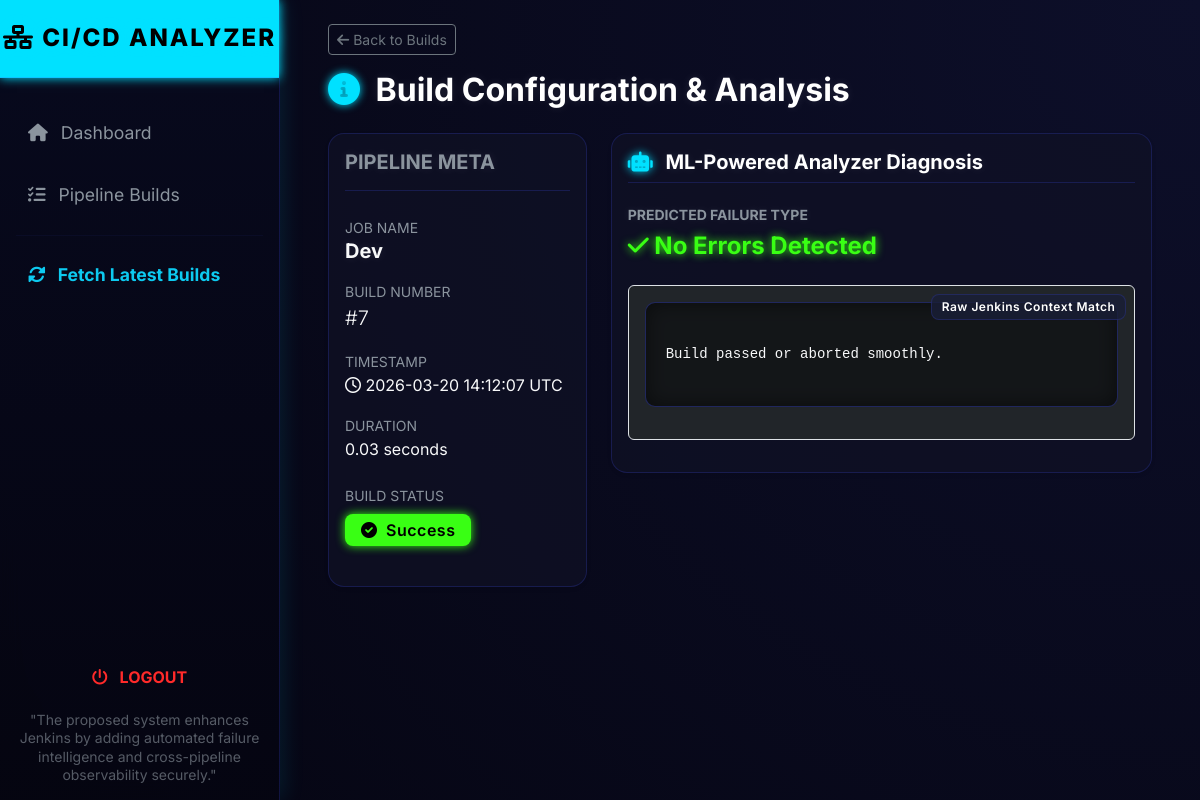
/build/1 (signed in), run on the app's committed database.
### database.py (models this page shows, shortened)
class PipelineJob(db.Model):
    __tablename__ = 'pipeline_jobs'
    id = db.Column(db.Integer, primary_key=True)
    name = db.Column(db.String(150), unique=True, nullable=False)
    jenkins_url = db.Column(db.String(300), nullable=False)
    builds = db.relationship('PipelineBuild', backref='job', lazy=True, cascade="all, delete-orphan")

class PipelineBuild(db.Model):
    __tablename__ = 'pipeline_builds'
    id = db.Column(db.Integer, primary_key=True)
    job_id = db.Column(db.Integer, db.ForeignKey('pipeline_jobs.id'), nullable=False)
    build_number = db.Column(db.Integer, nullable=False)
    status = db.Column(db.String(50), nullable=False) # SUCCESS, FAILURE, ABORTED
    timestamp = db.Column(db.DateTime, default=datetime.utcnow)
    duration_ms = db.Column(db.Integer, default=0)
    log_snippet = db.Column(db.Text, nullable=True)
    failure_type = db.Column(db.String(100), default='None')
    failure_details = db.Column(db.Text, nullable=True)
    root_cause_title = db.Column(db.String(250), nullable=True)
    explanation = db.Column(db.Text, nullable=True)
    __table_args__ = (
        db.UniqueConstraint('job_id', 'build_number', name='_job_build_uc'),
    )

### app.py (the view)
@app.route('/build/<int:build_id>')
@login_required
def build_details(build_id):
    build = PipelineBuild.query.get_or_404(build_id)
    return render_template('build_details.html', build=build)

### app.py (called while the page is built)
@login_manager.user_loader
def load_user(user_id):
    return User.query.get(int(user_id))

### templates/build_details.html (shortened to what this page needs)
{% extends 'base.html' %}
{% block content %}
<div class="mb-4">
    <a href="{{ url_for('builds_list') }}" class="btn btn-sm btn-outline-secondary mb-3"><i class="fas fa-arrow-left"></i> Back to Builds</a>
    <h2 class="fw-bold"><i class="fas fa-info-circle text-primary me-2"></i> Build Configuration & Analysis</h2>
</div>
<div class="row g-4">
    <div class="col-lg-4">
        <div class="card border-0 shadow-sm bg-secondary-dark mb-4 h-100">
            <div class="card-body">
                <h5 class="card-title text-uppercase text-muted border-bottom border-secondary pb-3 mb-4">Pipeline Meta</h5>
                <div class="mb-3">
                    <span class="text-muted small text-uppercase">Job Name</span>
                    <h5 class="mb-0 text-light fw-bold">{{ build.job.name }}</h5>
                </div>
                <div class="mb-3">
                    <span class="text-muted small text-uppercase">Build Number</span>
                    <p class="mb-0 lead text-light">#{{ build.build_number }}</p>
                </div>
                <div class="mb-3">
                    <span class="text-muted small text-uppercase">Timestamp</span>
                    <p class="mb-0 text-light"><i class="far fa-clock"></i> {{ build.timestamp.strftime('%Y-%m-%d %H:%M:%S UTC') }}</p>
                </div>
                <div class="mb-4">
                    <span class="text-muted small text-uppercase">Duration</span>
                    <p class="mb-0 text-light">{{ "%.2f"|format(build.duration_ms / 1000) }} seconds</p>
                </div>
                <div>
                    <span class="text-muted small text-uppercase d-block mb-2">Build Status</span>
                    {% if build.status == 'SUCCESS' %}
                    <span class="badge bg-success fs-6 px-3 py-2"><i class="fas fa-check-circle me-1"></i> Success</span>
                    {% elif build.status == 'FAILURE' %}
                    <span class="badge bg-danger fs-6 px-3 py-2"><i class="fas fa-times-circle me-1"></i> Failure</span>
                    {% else %}
                    <span class="badge bg-warning text-dark fs-6 px-3 py-2"><i class="fas fa-minus-circle me-1"></i> Aborted</span>
                    {% endif %}
                </div>
            </div>
        </div>
    </div>
    <div class="col-lg-8">
        <div class="card border-0 shadow-sm bg-secondary-dark mb-4 {% if build.status == 'FAILURE' %}border-start border-danger border-4{% else %}border-start border-success border-4{% endif %}">
            <div class="card-body">
                <h5 class="card-title mb-4 border-bottom border-secondary pb-2 text-white">
                    <i class="fas fa-robot text-primary me-2"></i> ML-Powered Analyzer Diagnosis
                </h5>
                <h6 class="text-muted text-uppercase small mb-2">Predicted Failure Type</h6>
                <div class="mb-4">
                    {% if build.failure_type != 'None' %}
                    <h3 class="fw-bold text-danger">{{ build.failure_type }}</h3>
                    {% else %}
                    <h4 class="fw-bold text-success"><i class="fas fa-check"></i> No Errors Detected</h4>
                    {% endif %}
                </div>
                <div class="border rounded bg-dark p-3 mb-3 position-relative" style="overflow-x: auto;">
                    <span class="position-absolute top-0 end-0 badge bg-secondary mt-2 me-2">Raw Jenkins Context Match</span>
                    <pre><code class="text-light" style="font-family: 'Courier New', Courier, monospace;">
{{ build.failure_details or 'Log details unavailable or log was fully processed.' }}
                    </code></pre>
                </div>
            </div>
        </div>
    </div>
</div>
{% endblock %}

### static/css/style.css (style rules this page uses)
:root { --bg-darker: #050511; --bg-dark: #0a0b1a; --card-bg: rgba(16, 18, 38, 0.7); --border-color: rgba(65, 80, 255, 0.2); --border-glow: rgba(88, 166, 255, 0.5); --text-primary: #e6edf3; --text-muted: #8b949e; --accent-blue: #00e1ff; --accent-green: #39ff14; --accent-red: #ff2a2a; --accent-orange: #ff9100; --accent-purple: #b52aff; }
body { background-color: var(--bg-darker) !important; color: var(--text-primary); font-family: 'Inter', sans-serif; display: flex; min-height: 100vh; margin: 0; overflow-x: hidden; }
h1, h2, h3, h4, h5, h6 { color: #ffffff; font-weight: 700; text-shadow: 0 0 10px rgba(255, 255, 255, 0.1); }
.bg-secondary-dark, .card { background: var(--card-bg) !important; backdrop-filter: blur(12px); -webkit-backdrop-filter: blur(12px); border-radius: 16px; border: 1px solid var(--border-color) !important; box-shadow: 0 8px 32px 0 rgba(0, 0, 0, 0.37); transition: all 0.3s cubic-bezier(0.25, 0.8, 0.25, 1); position: relative; overflow: hidden; }
.card::after { content: ''; position: absolute; top: 0; left: 0; right: 0; bottom: 0; border-radius: 16px; box-shadow: inset 0 0 0 1px transparent; transition: box-shadow 0.3s ease; pointer-events: none; }
.border-secondary { border-color: var(--border-color) !important; }
.text-muted { color: var(--text-muted) !important; }
.text-primary { color: var(--accent-blue) !important; text-shadow: 0 0 8px var(--accent-blue); }
.text-success { color: var(--accent-green) !important; text-shadow: 0 0 8px var(--accent-green); }
.bg-success { background-color: var(--accent-green) !important; color: #000 !important; box-shadow: 0 0 10px var(--accent-green); }
.bg-secondary { background: rgba(26, 30, 56, 0.8) !important; border: 1px solid var(--border-color); }
.badge { font-weight: 600; padding: 0.5em 0.8em; border-radius: 8px; letter-spacing: 0.5px; }
pre { background: rgba(0, 0, 0, 0.4); border-radius: 10px; padding: 20px; border: 1px solid rgba(65, 80, 255, 0.3); box-shadow: inset 0 0 20px rgba(0,0,0,0.5); }

### data on the page
PipelineJob: job.name "Dev"
PipelineBuild: build_number "7", timestamp "2026-03-20 14:12:07 UTC", build.duration_ms/1000 "0.03", failure_details "Build passed or aborted smoothly."
